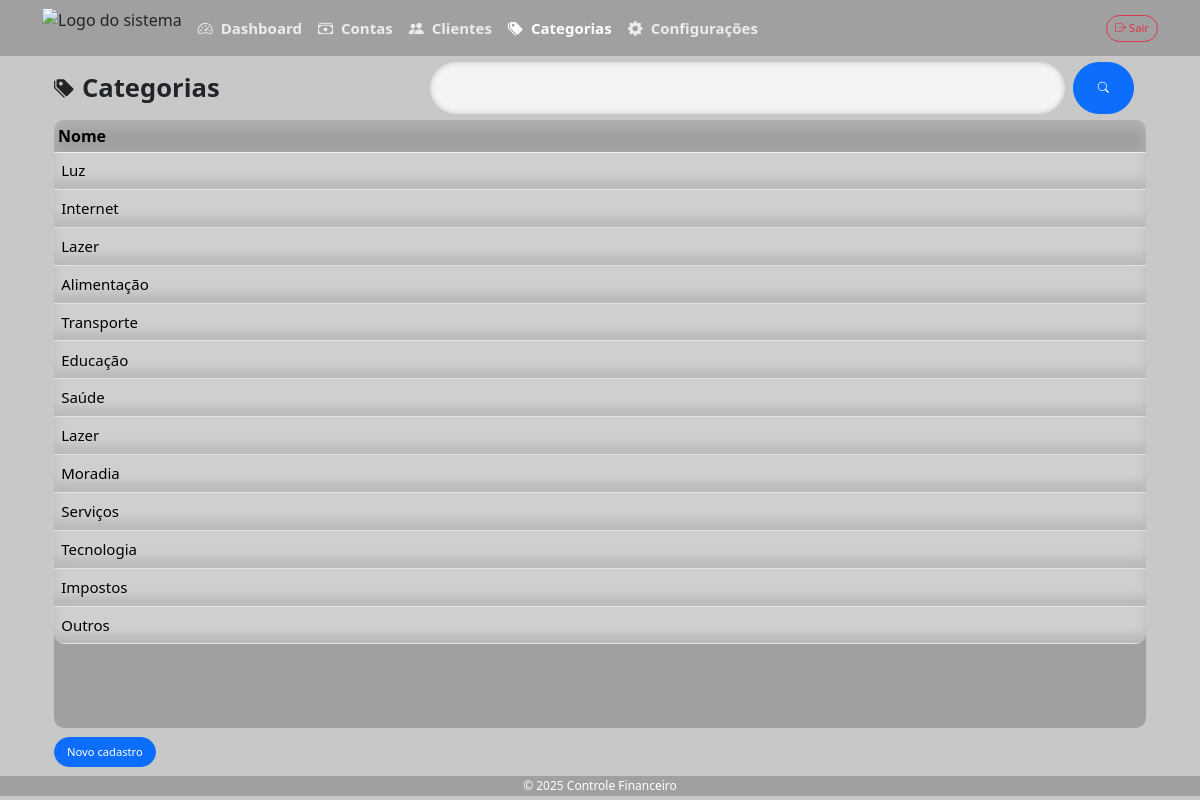
The app's page /categorias/ (signed in), older data.
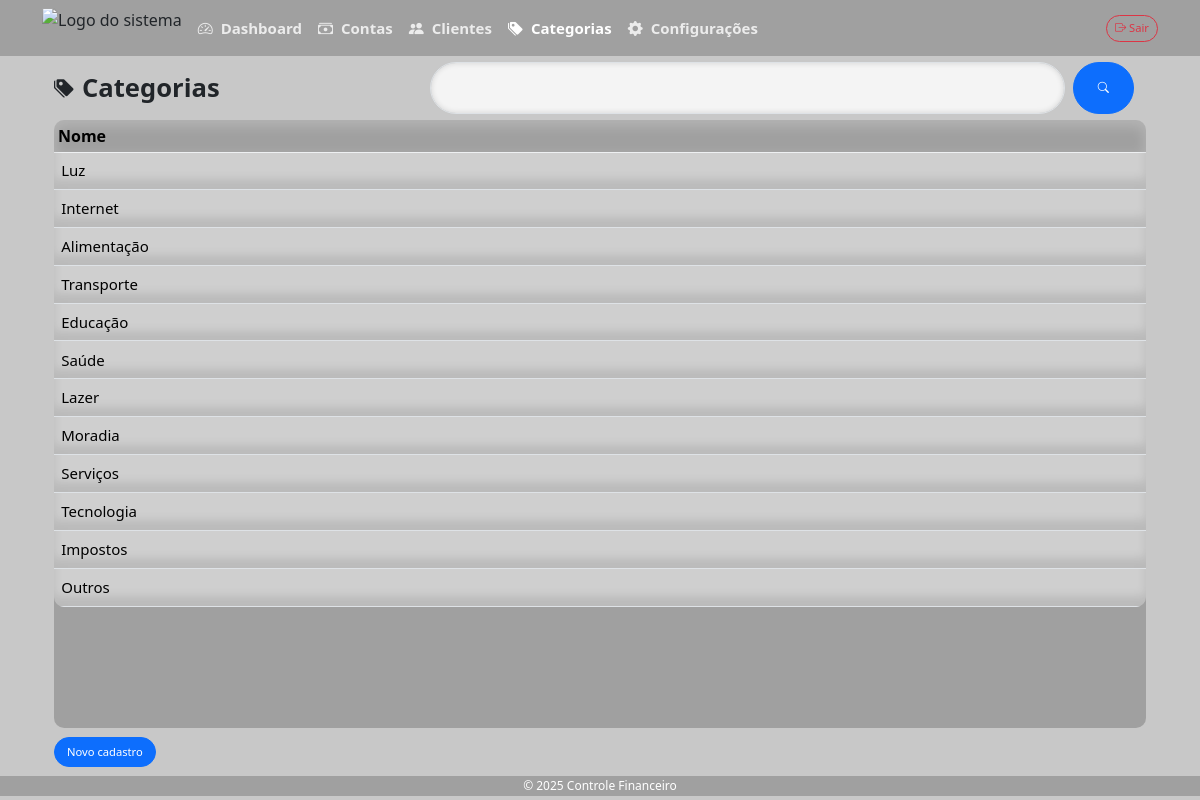
The same page, newer data.
### categorias/models.py (models this page shows, shortened)
class Categoria(models.Model):
    nome = models.CharField(max_length=50)

### categorias/views.py (the view, shortened to what this page needs)
# urls.py: path('', categoria_list, name='categoria_list'),
@login_required()
def categoria_list(request):
    categorias_qs = Categoria.objects.all()
    categoria_filter = CategoriaFilter(request.GET, queryset=categorias_qs)
    form = CategoriaForm()
    context = {
        'filter': categoria_filter,
        'form': form,
        'categorias': categorias_qs,
    }
    return render(request, 'categorias/categoria_list.html', context)

### categorias/forms.py
class CategoriaForm(forms.ModelForm):
    class Meta:
        model = Categoria
        fields = '__all__'

### configuracoes/context_processors.py (called while the page is built)
def tema_context(request):
    try:
        config = Configuracao.objects.first()
        return {'tema': config.tema if config else 'light'}
    except:
        return {'tema': 'light'}

def logo_context(request):
    config = Configuracao.objects.first()
    return {
        "logo": config.logo
    }

### contas/templatetags/contas_extras.py (called while the page is built)
@register.inclusion_tag("partials/ordenar_th.html")
def ordenar_th(label, field, order_by, order):
    return {
        "label": label,
        "field": field,
        "order_by": order_by,
        "order": order,
    }

### categorias/templates/categorias/categoria_list.html (shortened to what this page needs)
{% extends 'content_base.html' %}
{% load static %}
{% block modulo %}<i class="bi bi-tags-fill fs-5 me-2"></i>Categorias{% endblock %}
{% block form %}
    {% include 'categorias/categoria_form.html' %}
{% endblock %}
{% block filter %}
    {% include 'contas_filter.html' %}
{% endblock %}
{% block table %}
<div id="table" class="col">
    <div id="thead" >
        <table class="table">
            <colgroup>
                <col style="width: 100%;">
            </colgroup>
            <thead>
                <tr>
                    {% load contas_extras %}
                    {% ordenar_th "Nome" "nome" order_by order %}
                </tr>
            </thead>
        </table>
    </div>
    <div id="tbody">
        <table class="table">
            <colgroup>
                <col style="width: 100%;">
            </colgroup>
            <tbody>
                {% for categoria in filter.qs %}
                    <tr id="{{ categoria.id }}" onclick="select('{{ categoria.id }}')">
                        <td><p>{{ categoria.nome }}</p></td>
                    </tr>
                    {% empty %}
                    <tr>
                        <td colspan="7" class="text-center">Nenhum resultado encontrado.</td>
                    </tr>
                {% endfor %}
            </tbody>
        </table>
    </div>
</div>
{% endblock %}

Row changes from the older to the newer data that the page shows:
removed Categoria: nome "Lazer"
